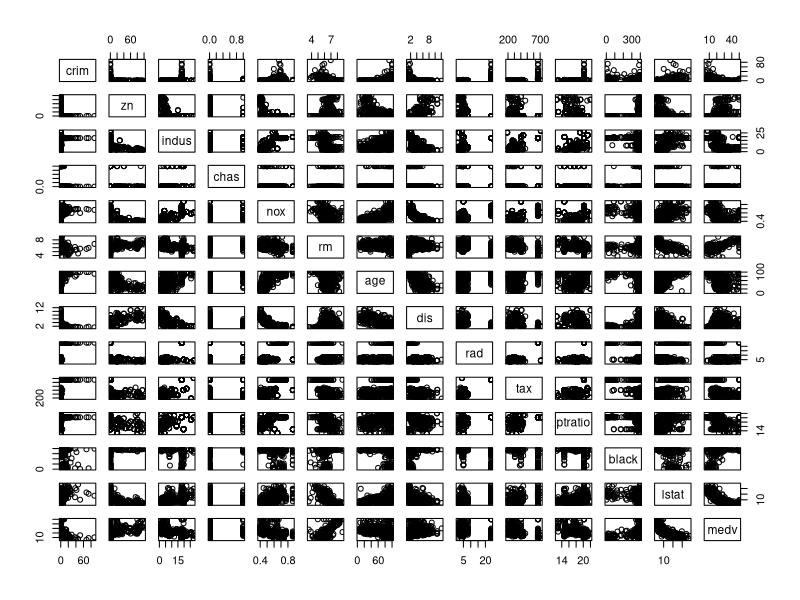
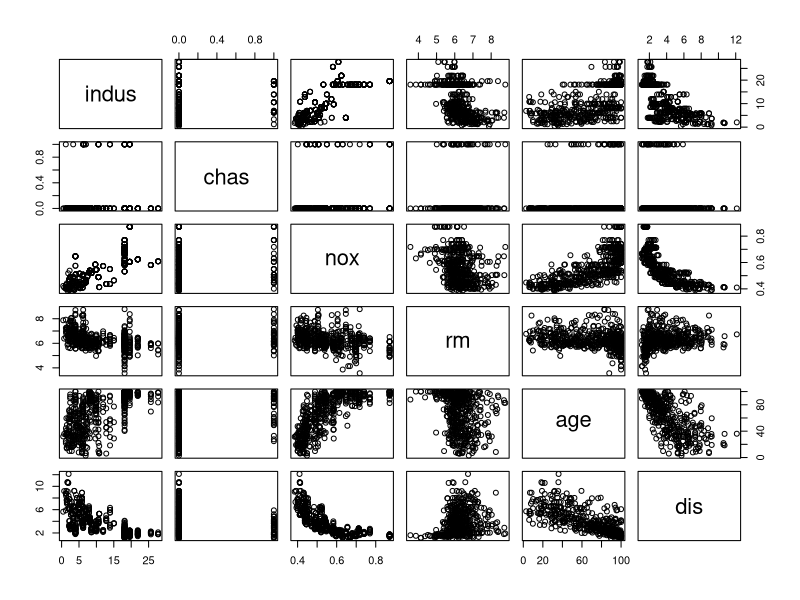
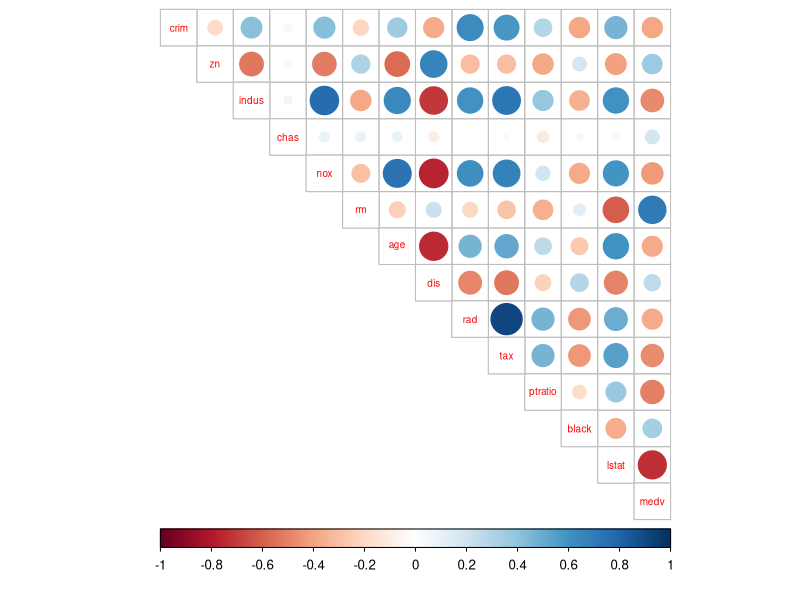
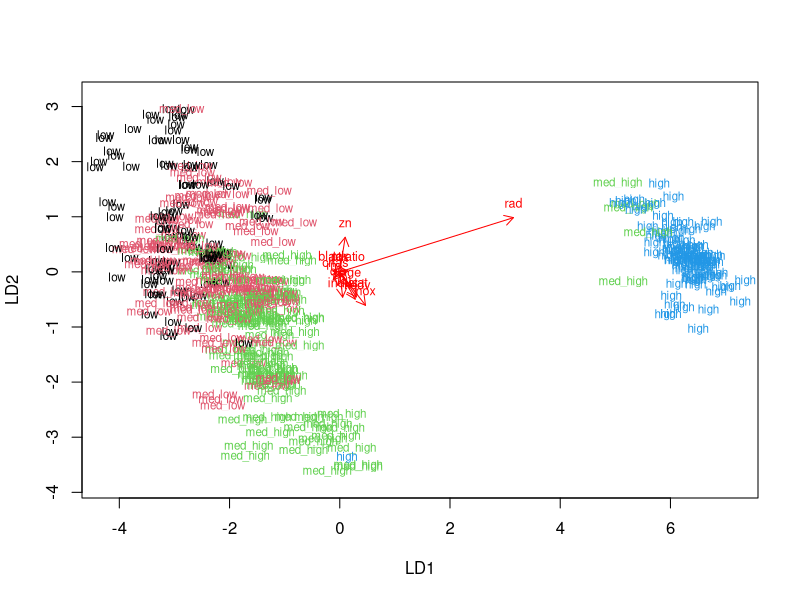
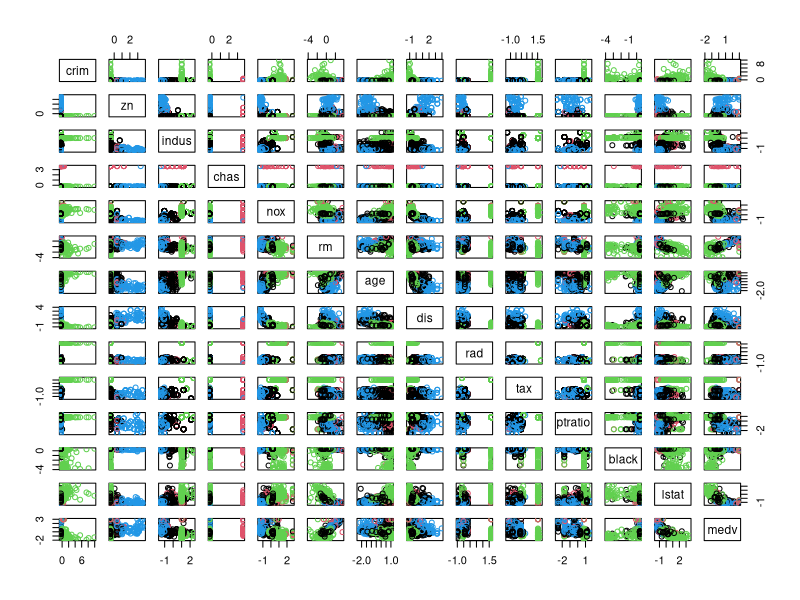
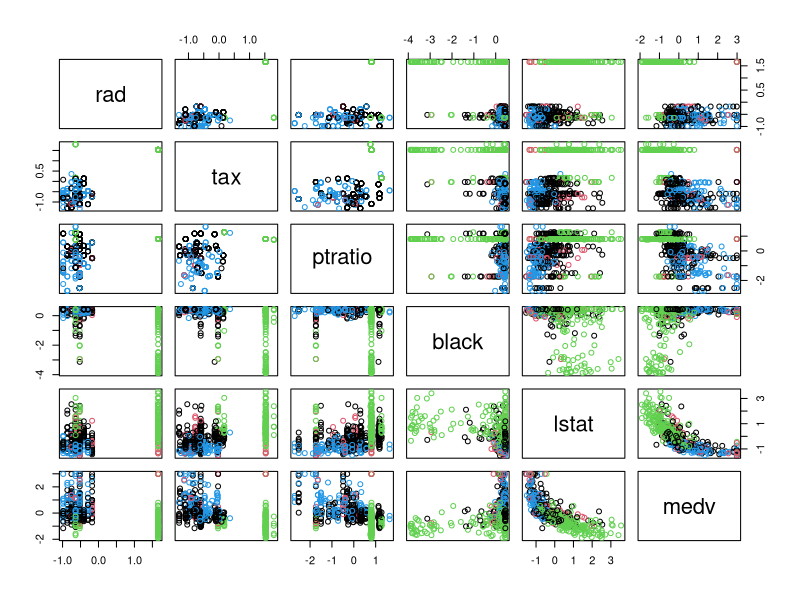
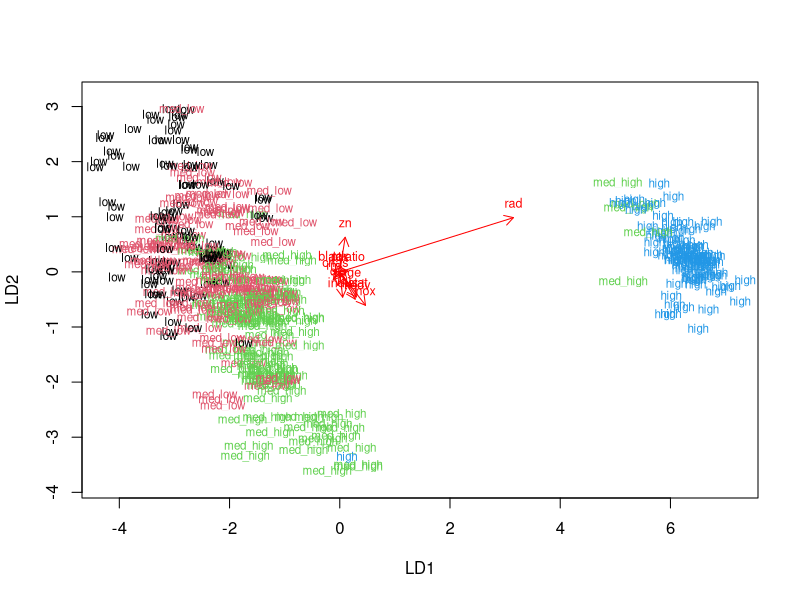
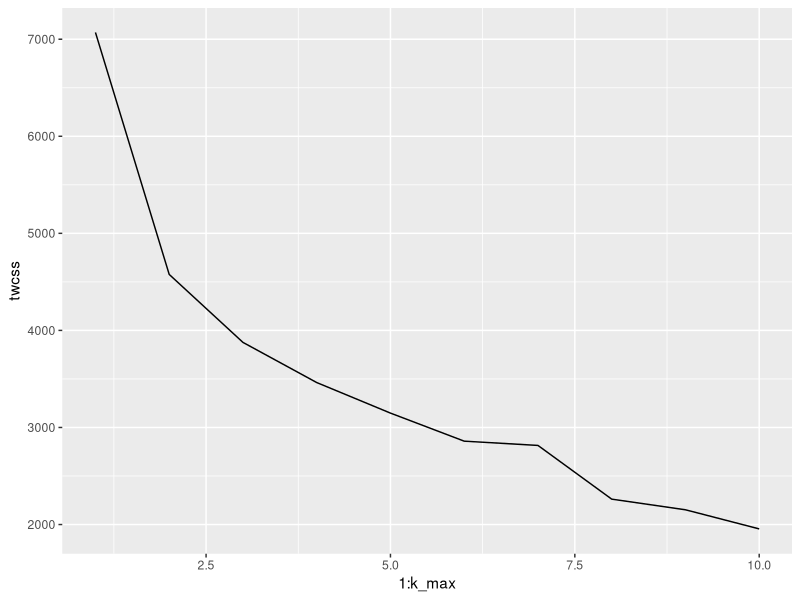

Here is the R script that generated these plots, in order:
## ---- chunk 1

# Load the Boston data from the MASS package

library(MASS)
data("Boston")

# Explore the structure and the dimensions
str(Boston)
summary(Boston)

## ---- chunk 2
pairs(Boston)

# taking a subset bc the figure is unreadable
pairs(Boston [3:8])


## ---- chunk 3
library(corrplot)
library(tidyverse)
library(dplyr)

cor_matrix<-cor(Boston) %>% round(digits = 2)
cor_matrix
corrplot(cor_matrix, method="circle", type="upper", cl.pos= "b", tl.pos = "d", tl.cex = 0.6)

## ---- chunk 4
boston_scaled <- scale(Boston)
boston_scaled <- as.data.frame(boston_scaled)
summary(boston_scaled)

## ---- chunk 5

bins <- quantile(boston_scaled$crim)
crime <- cut(boston_scaled$crim, breaks = bins, include.lowest = TRUE, labels = c("low", "med_low", "med_high", "high"))

boston_scaled <- dplyr::select(boston_scaled, -crim)
boston_scaled <- data.frame(boston_scaled, crime)

## ---- chunk 6
n <- nrow(boston_scaled)
ind <- sample(n,  size = n * 0.8)
train <- boston_scaled[ind,]
test <- boston_scaled[-ind,]

# check that % looks ok
dim(train)
dim(test)
## ---- chunk 7
# fit analysis


lda.fit <- lda(crime ~ ., data = train)
lda.fit

#draw model
lda.arrows <- function(x, myscale = 1, arrow_heads = 0.1, color = "red", tex = 0.75, choices = c(1,2)){
  heads <- coef(x)
  arrows(x0 = 0, y0 = 0, 
         x1 = myscale * heads[,choices[1]], 
         y1 = myscale * heads[,choices[2]], col=color, length = arrow_heads)
  text(myscale * heads[,choices], labels = row.names(heads), 
       cex = tex, col=color, pos=3)
}

classes <- as.numeric(train$crime)

plot(lda.fit, dimen = 2, col= classes, pch = classes)
lda.arrows(lda.fit, myscale = 1)


## ---- chunk 8
# save the crime categories from the test set
correct_classes <- test$crime

# remove the categorical crime variable from the test dataset
test <- dplyr::select(test, -crime)

# predict the classes with the LDA model on the test data

lda.pred <- predict(lda.fit, newdata = test)
table(correct = correct_classes, predicted = lda.pred$class)


## ---- chunk 9
library (MASS)
data ("Boston")
boston_scaled1 <- scale(Boston)
boston_scaled1 <- as.data.frame(boston_scaled1)

dist_eu <- dist(boston_scaled1)
dist_man <- dist(boston_scaled1, method = 'manhattan')
summary(dist_eu)
summary(dist_man)

## ---- chunk 10
# Run k-means on the dataset.
km <- kmeans(boston_scaled1, centers=4)

# visualize
pairs(boston_scaled1, col = km$cluster)

# cannot see a thing, zooming into last five variables
pairs(boston_scaled1 [9:14], col = km$cluster)

classes <- as.numeric(train$crime)

plot(lda.fit, dimen = 2, col= classes, pch = classes)
lda.arrows(lda.fit, myscale = 1)
## ---- chunk 11
library(ggplot2)
set.seed(123)
k_max <- 10
twcss <- sapply(1:k_max, function(k){kmeans(boston_scaled1, k)$tot.withinss})
qplot(x = 1:k_max, y = twcss, geom = 'line')
## ---- chunk 12
# Re-running k-means
km1 <- kmeans(boston_scaled1, centers=2)

# visualize
pairs(boston_scaled1, col = km$cluster)

# still cannot see a thing, zooming into five variables
pairs(boston_scaled1 [5:9], col = km$cluster)
